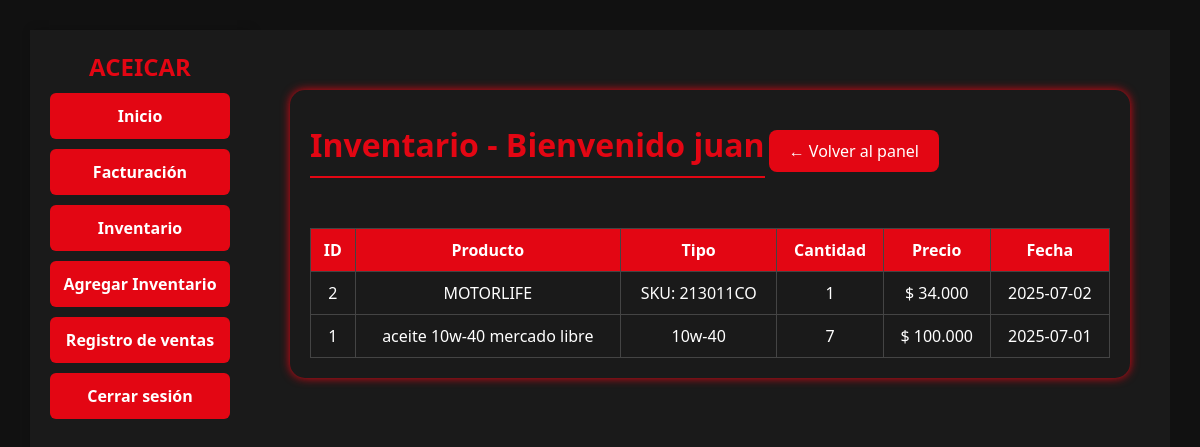
Screenshot of /facturacion/empleado.php?seccion=inventario (signed in) with the database file from the repository.
### tables this page shows
CREATE TABLE `inventario` (
  `id` int(11) NOT NULL,
  `producto` varchar(100) NOT NULL,
  `tipo` varchar(50) NOT NULL,
  `cantidad` int(11) NOT NULL,
  `precio` decimal(10,3) NOT NULL,
  `fecha` date NOT NULL,
  `estado` varchar(50) NOT NULL
);

### facturacion/inventario.php (the view, shortened to what this page needs)
<!DOCTYPE html>
<html lang="es">
<head>
  <link rel="stylesheet" href="estilos.css">
</head>
<body>
  <div class="panel">
    <h2>Inventario - Bienvenido <?php echo $_SESSION['usuario']; ?></h2>
    <a href="empleado.php" class="btn">← Volver al panel</a>
    <table>
      <tr>
        <th>ID</th>
        <th>Producto</th>
        <th>Tipo</th>
        <th>Cantidad</th>
        <th>Precio</th>
        <th>Fecha</th>
      </tr>
      <?php
      include "php/conexion.php";
      $resultado = $conexion->query("SELECT * FROM inventario ORDER BY fecha DESC");
      while ($fila = $resultado->fetch_assoc()) {
        echo "<tr>
                <td>{$fila['id']}</td>
                <td>{$fila['producto']}</td>
                <td>{$fila['tipo']}</td>
                <td>{$fila['cantidad']}</td>
                <td>$ {$fila['precio']}</td>
                <td>{$fila['fecha']}</td>
              </tr>";
      }
      ?>
    </table>
  </div>
</body>
</html>

### facturacion/estilos.css (style rules this page uses)
* { margin: 0; padding: 0; box-sizing: border-box; }
body { font-family: 'Segoe UI', sans-serif; background-color: #111; color: #fff; }
main h2 { color: #e30613; font-size: 32px; margin-bottom: 30px; text-align: center; border-bottom: 2px solid #e30613; display: inline-block; padding-bottom: 10px; }

### facturacion/empleado.php (style rules this page uses)
body { display: flex; margin: 0; font-family: 'Segoe UI', sans-serif; background-color: #111; color: white; }

### facturacion/inventario.php (style rules this page uses)
body { background: #111; color: white; font-family: 'Segoe UI', sans-serif; padding: 30px; }
.panel { max-width: 900px; margin: auto; background: #1a1a1a; padding: 20px; border-radius: 15px; box-shadow: 0 0 10px #e30613; }
table { width: 100%; border-collapse: collapse; margin-top: 20px; }
th, td { border: 1px solid #444; padding: 10px; text-align: center; }
th { background: #e30613; color: white; }
a.btn { display: inline-block; margin-top: 20px; padding: 10px 20px; background: #e30613; color: white; border-radius: 8px; text-decoration: none; }

### rows the page displays
inventario: id "2", producto "MOTORLIFE", tipo "SKU: 213011CO", cantidad "1", precio "34.000", fecha "2025-07-02"
inventario: id "1", producto "aceite 10w-40 mercado libre", tipo "10w-40", cantidad "7", precio "100.000", fecha "2025-07-01"

### other values shown
$_SESSION['usuario'] "juan"
